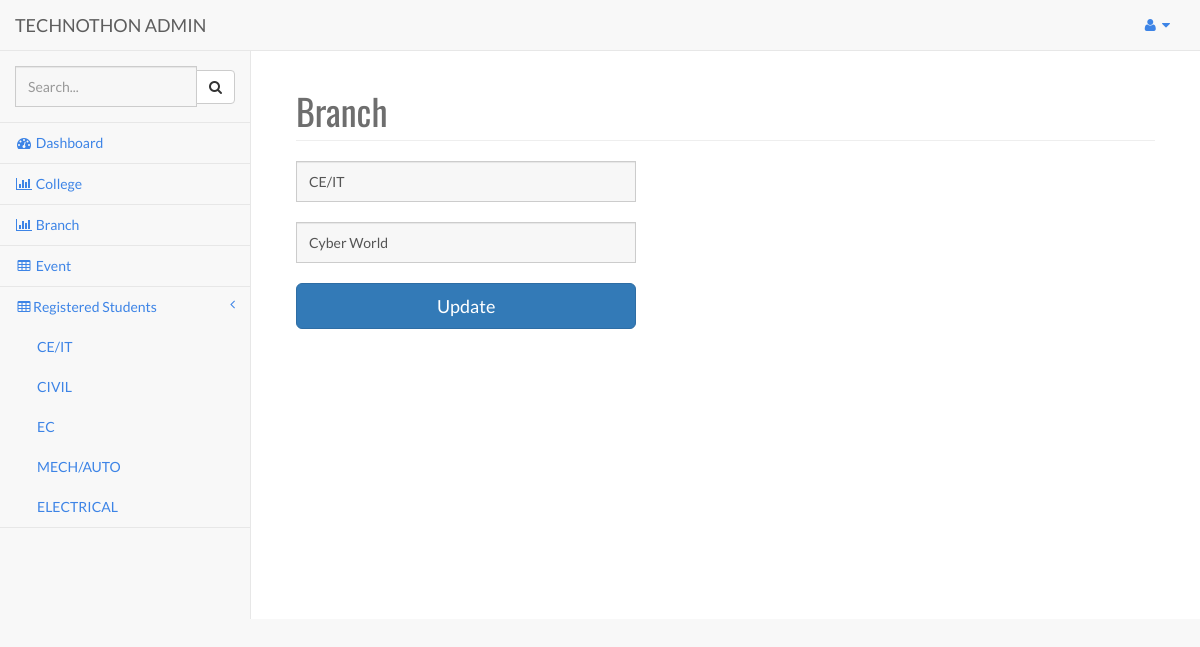
The page /admin/pages/update_branch.php?r=1 (signed in) on the database its author committed.
### tables this page shows
CREATE TABLE IF NOT EXISTS `branch` (
  `id` int(3) NOT NULL AUTO_INCREMENT,
  `name` varchar(700) NOT NULL,
  `subname` varchar(400) NOT NULL,
  PRIMARY KEY (`id`),
  UNIQUE KEY `name` (`name`)
);

### admin/pages/update_branch.php (the view, shortened to what this page needs)
<?php
	include 'header.php';
	$r=$_GET['r'];
?>
        <div id="page-wrapper">
            <div class="container-fluid">
                <div class="row">
                    <div class="col-lg-12">
                        <h1 class="page-header">Branch</h1>
                    </div>
                </div>
				<div class="row">
					<?php
					$s="select * from branch where id=$r";
					$tmp=mysqli_query($c,$s);
					while($result=mysqli_fetch_array($tmp))
					{
						$branch=$result['name'];
						$subname=$result['subname'];
					}
					?>
						<div class="col-lg-5">
						<form name="f1" class="panel-body" method="post" action="#">
							<input type="text" name="branch" class="form-control input-lg" value="<?php echo $branch;?>" />
							<br />
							<input type="text" name="sub" class="form-control input-lg" value="<?php echo $subname;?>" />
							<br />
							<input type="submit" name="save" class="btn btn-lg btn-primary btn-block" value="Update" />
						</form>
					</div>
            </div>
        </div>
<?php
	include 'footer.php';
?>

### admin/pages/header.php (shortened to what this page needs)
<?php
	include'db.php';
?><!DOCTYPE html>
<html lang="en">
<head>
    <link href="../bower_components/bootstrap/dist/css/bootstrap.min.css" rel="stylesheet">
    <link href="../bower_components/metisMenu/dist/metisMenu.min.css" rel="stylesheet">
    <link href="../dist/css/timeline.css" rel="stylesheet">
    <link href="../dist/css/sb-admin-2.css" rel="stylesheet">
    <link href="../dist/css/style.css" rel="stylesheet">
    <link href="../bower_components/morrisjs/morris.css" rel="stylesheet">
    <link href="../bower_components/font-awesome/css/font-awesome.min.css" rel="stylesheet" type="text/css">
</head>
<body>
    <div id="wrapper">
        <nav class="navbar navbar-default navbar-static-top" role="navigation" style="margin-bottom: 0">
            <div class="navbar-header">
                <a class="navbar-brand" href="dashboard.php">TECHNOTHON ADMIN</a>
            </div>
            <ul class="nav navbar-top-links navbar-right">
                <li class="dropdown">
                    <a class="dropdown-toggle" data-toggle="dropdown" href="#">
                        <i class="fa fa-user fa-fw"></i>  <i class="fa fa-caret-down"></i>
                    </a>
                </li>
            </ul>
            <div class="navbar-default sidebar" role="navigation">
                <div class="sidebar-nav navbar-collapse">
                    <ul class="nav" id="side-menu">
                        <li class="sidebar-search">
                            <div class="input-group custom-search-form">
                                <input type="text" class="form-control" placeholder="Search...">
                                <span class="input-group-btn">
                                <button class="btn btn-default" type="button">
                                    <i class="fa fa-search"></i>
                                </button>
                            </span>
                            </div>
                        </li>
                        <li>
                            <a href="dashboard.php"><i class="fa fa-dashboard fa-fw"></i> Dashboard</a>
                        </li>
						<li>
                            <a href="college.php"><i class="fa fa-bar-chart-o fa-fw"></i> College</a>
                        </li>
						<li>
                            <a href="branch.php"><i class="fa fa-bar-chart-o fa-fw"></i> Branch</a>
                        </li>
                        <li>
                            <a href="event.php"><i class="fa fa-table fa-fw"></i> Event</a>
                        </li>
                        <li>
                           <a href="#"><i class="fa fa-table fa-fw"></i>Registered Students<span class="fa arrow"></span></a>
							<ul class="nav nav-second-level">
							<?php
								$s="select * from branch";
								$tmp=mysqli_query($c,$s);
								while($result=mysqli_fetch_array($tmp))
								{
									$branch=$result['name'];
								?>
								<li>
                                    <a href="registered.php?r=<?php echo $branch;?>" style="text-transform:uppercase"><?php echo $branch;?></a>
                                </li>
								<?php
								}
							?>
                            </ul>
						</li>
                    </ul>
                </div>
            </div>
        </nav>

### assets/css/style.css (style rules this page uses)
body { font-family: 'Lato', sans-serif; font-weight: normal; color: #6E6E6E; }
h1, h2, h3, h4, h5, h6 { font-weight: normal; font-family: 'Oswald', sans-serif; }
h1, .h1, h2, .h2, h3, .h3 { margin-top: 30px; }
a { color:#3d84e6; }
.form-control { display: block; width: 100%; height: 41px; padding: 6px 12px; font-size: 14px; line-height: 2.428571; color: #555; background-color: #F7F7F7; background-image: none; border: 1px solid #ccc; border-radius: 0px; }
.panel-body { padding: 0px; }
ul, .list.custom-list ul { margin: 0 0 11px; list-style-type: none; padding-left: 10px; }

### rows shown on the page
branch: name "CE/IT", branch "CE/IT", sub "Cyber World"
branch: name "CIVIL"
branch: name "EC"
branch: name "MECH/AUTO"
branch: name "ELECTRICAL"
